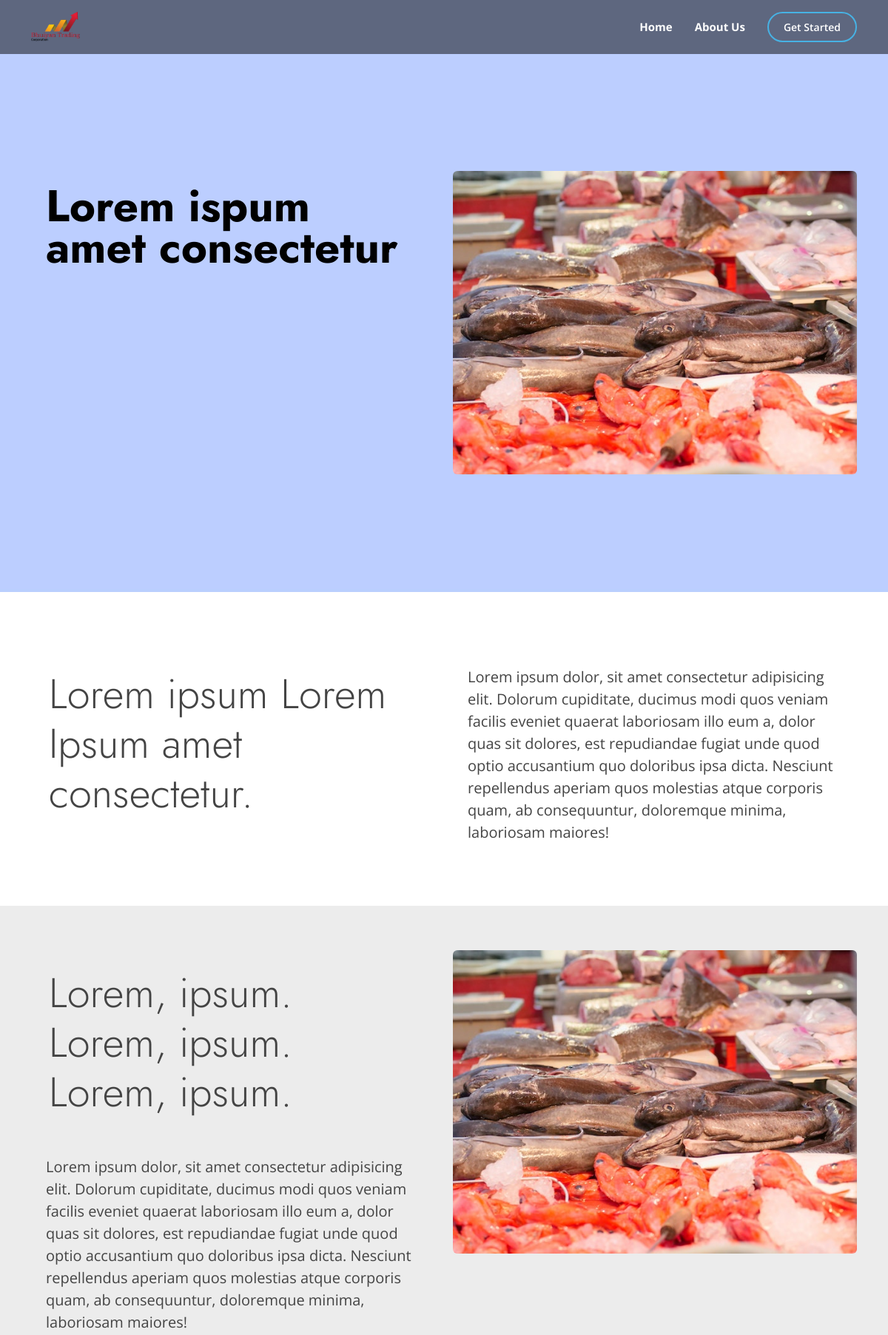
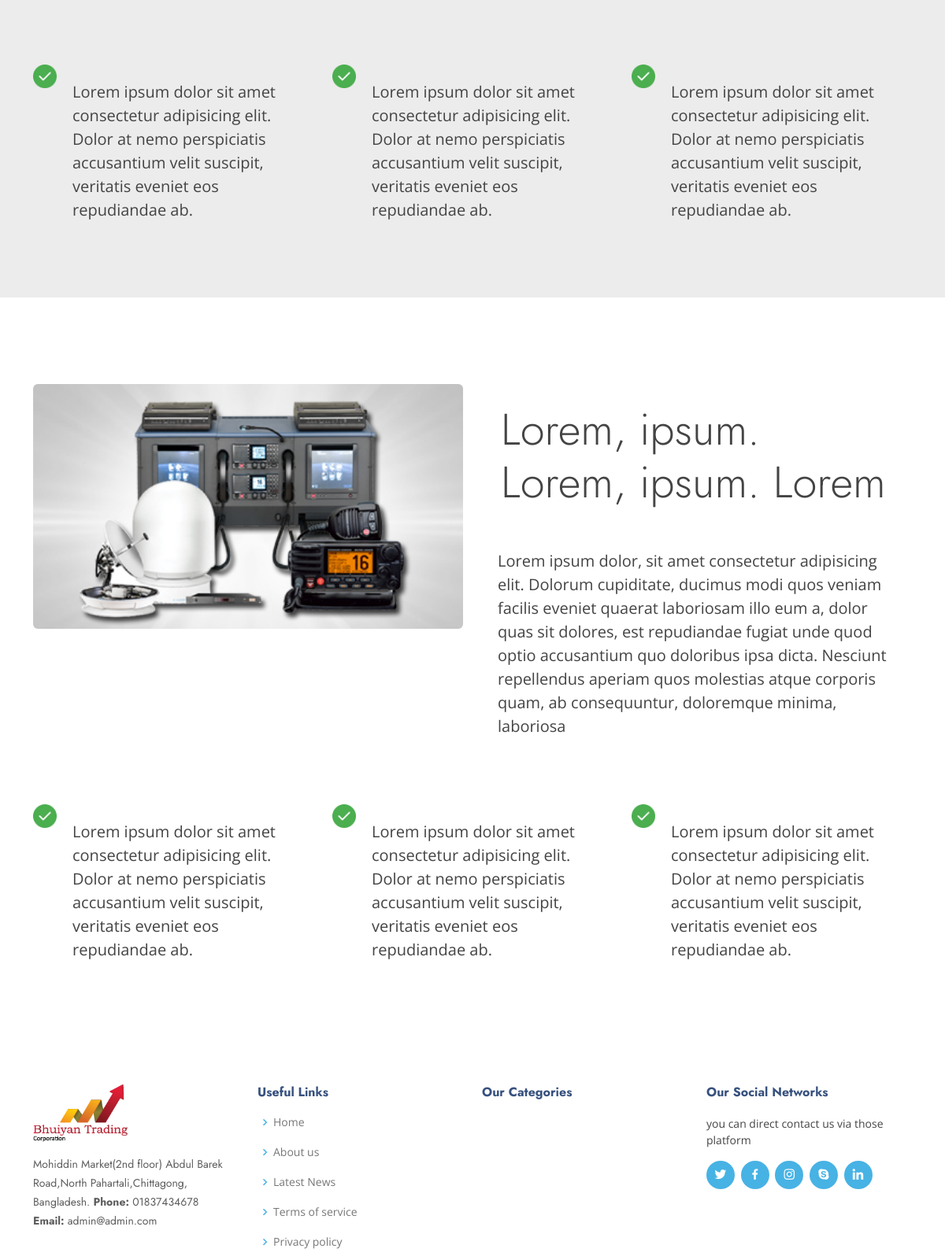
The page /about-us/ (upper part) on the database its author committed (2 pictures, top to bottom).
### backend/models.py (models this page shows)
class Settings(models.Model):
    title = models.CharField(max_length=255)
    phone = models.CharField(max_length=16)
    email = models.EmailField(max_length=255)
    address = models.TextField()
    site_logo = models.ImageField(upload_to=settings_path)
    hero_image = models.ImageField(upload_to=settings_path)
    who_we = models.TextField()
    who_we_image = models.ImageField(upload_to=settings_path)
    future_focused = models.TextField()
    future_forused_img = models.ImageField(upload_to=settings_path)
    about_us = models.TextField()
    about_us_img = models.ImageField(upload_to=settings_path)

class About(models.Model):
    image = models.ImageField(upload_to=settings_path, blank=True)
    title = models.CharField(max_length=255, blank=True)
    text = models.TextField(blank=True)

### frontend/views.py (the view)
# urls.py: path('about-us/', views.AboutView, name="about"),
def AboutView(request):
    settings = Settings.objects.first()
    about = About.objects.all()
    context = {
        'settings' : settings,
        'about' : about
    }
    return render(request, 'about.html', context)

### frontend/templates/about.html
{% extends 'asset2/base.html' %} {% load static %} {% block title %} About us | Bhuiyan Trading Corporation {% endblock %} {% block content %}
<main id="main">
    <section id="hero" class="d-flex align-items-center" style="
    background:  url('{% static 'frontend/assets/img/about/client-banner-bg.d867522e32bf84254096.jpg' %}'); background-position: center;
    background-size: cover;
    background-position: center;
    background-blend-mode: overlay;
    background-repeat: no-repeat;
    width: 100%;
    height: 100vh;
    ">
        <div class="container" data-aos="fade-up">
            <div class="row">
                {% for item in about %} {% if forloop.counter == 1 %}
                <div class="col-12 col-md-6">
                    <h1 style="font-size:60px; padding:20px; color:black">
                        {{item.title}}
                    </h1>
                </div>
                <div class="col-12 col-md-6 ">
                    <div class="image ">
                        <img src="{{item.image.url}} " class="rounded " width="100% " alt="fishes ">
                    </div>
                </div>
                {% endif %} {% endfor %}
            </div>
        </div>
    </section>
    <div class="container mb-5 " style="margin-top: 80px; " data-aos="fade-up ">
        <div class="row ">
            {% for item in about %} {% if forloop.counter == 2 %}
            <div class="col-12 col-md-6 ">
                <h2 class="display-4 display-md-5 p-4 ">
                    {{item.title}}
                </h2>
            </div>
            <div class="col-12 col-md-6 ">
                <p style="font-size: 20px; padding:20px; ">
                    {{item.text}}
                </p>
            </div>
            {% endif %} {% endfor %}
        </div>
    </div>
    <section style="background-color: #ececec; ">
        <div class="container " data-aos="fade-up ">
            <div class="row ">
                {% for item in about %} {% if forloop.counter == 3 %}
                <div class="col-12 col-md-6 ">
                    <h2 class="display-4 display-md-5 p-4 ">
                        {{item.title}}
                    </h2>
                    <p style="font-size: 20px; padding:20px; ">{{item.text}}</p>
                </div>
                <div class="col-12 col-md-6 ">
                    <div class="image ">
                        <img src="{{item.image.url}} " class="rounded " width="100% " alt="fish-image ">
                    </div>
                </div>
                {% endif %} {% endfor %} {% for item in about %} {% if forloop.counter == 4 %}
                <div class="col-12 col-md-4 mt-5 ">
                    <div class=" d-flex text ">
                        <img src="{% static 'frontend/assets/img/about/correct.png' %} " width="30px " height="30px " alt="correct ">
                        <p style="font-size: 20px; padding:20px; ">
                            {{item.text}}
                        </p>
                    </div>
                </div>
                {% endif %} {% endfor %} {% for item in about %} {% if forloop.counter == 5 %}
                <div class="col-12 col-md-4 mt-5 ">
                    <div class=" d-flex text ">
                        <img src="{% static 'frontend/assets/img/about/correct.png' %} " width="30px " height="30px " alt="correct ">
                        <p style="font-size: 20px; padding:20px; ">
                            {{item.text}}
                        </p>
                    </div>
                </div>
                {% endif %} {% endfor %} {% for item in about %} {% if forloop.counter == 6 %}
                <div class="col-12 col-md-4 mt-5 ">
                    <div class=" d-flex text ">
                        <img src="{% static 'frontend/assets/img/about/correct.png' %} " width="30px " height="30px " alt="correct ">
                        <p style="font-size: 20px; padding:20px; ">
                            {{item.text}}
                        </p>
                    </div>
                </div>
                {% endif %} {% endfor %}
            </div>
        </div>
    </section>
    <section style=" margin-top: 50px; ">
        <div class="container " data-aos="fade-up ">
            <div class="row ">
                {% for item in about %} {% if forloop.counter == 7 %}
                <div class="col-12 col-md-6 ">
                    <div class="image ">
                        <img src="{{item.image.url}} " class="rounded " width="100% " alt="fish-image ">
                    </div>
                </div>
                <div class="col-12 col-md-6 ">
                    <h2 class="display-4 display-md-5 p-4 ">
                        {{item.title}}
                    </h2>
                    <p style="font-size: 20px; padding:20px; ">
                        {{item.text}}
                    </p>
                </div>
                {% endif %} {% endfor %} {% for item in about %} {% if forloop.counter == 8 %}
                <div class="col-12 col-md-4 mt-5 ">
                    <div class=" d-flex text ">
                        <img src="{{item.image.url}} " width="30px " height="30px " alt="correct ">
                        <p style="font-size: 20px; padding:20px; ">
                            {{item.text}}
                        </p>
                    </div>
                </div>
                {% endif %} {% endfor %} {% for item in about %} {% if forloop.counter == 9 %}
                <div class="col-12 col-md-4 mt-5 ">
                    <div class=" d-flex text ">
                        <img src="{{item.image.url}} " width="30px " height="30px " alt="correct ">
                        <p style="font-size: 20px; padding:20px; ">
                            {{item.text}}
                        </p>
                    </div>
                </div>
                {% endif %} {% endfor %} {% for item in about %} {% if forloop.counter == 10 %}
                <div class="col-12 col-md-4 mt-5 ">
                    <div class=" d-flex text ">
                        <img src="{{item.image.url}} " width="30px " height="30px " alt="correct ">
                        <p style="font-size: 20px; padding:20px; ">
                            {{item.text}}
                        </p>
                    </div>
                </div>
                {% endif %} {% endfor %}
            </div>
        </div>
    </section>
</main>
{% endblock %}

### frontend/templates/asset2/header.html (shortened to what this page needs)
<header id="header" class="fixed-top" style="background: rgba(0,0,0,0.5);">
    <div class="container d-flex align-items-center">
        <h1 class="logo me-auto">
            <a class="logo me-auto" href="{% url 'frontend:home' %}">
                <img src="{{settings.site_logo.url}}" class="img-fluid" />
            </a>
        </h1>
        <nav id="navbar" class="navbar">
            <ul>
                <li><a class="nav-link scrollto" href="{% url 'frontend:home' %}"><strong>Home</strong></a></li>
                <li><a class="nav-link scrollto" href="{% url 'frontend:about' %}"><strong>About Us</strong></a></li>
                <li><a class="getstarted scrollto" href="">Get Started</a></li>
            </ul>
        </nav>
    </div>
</header>

### frontend/templates/asset2/footer.html (shortened to what this page needs)
<footer id="footer">
    <div class="footer-top">
        <div class="container">
            <div class="row">
                <div class="col-lg-3 col-md-6 footer-contact">
                    <a href="#" class="mb-2">
                        <img src="{{settings.site_logo.url}}" class="mb-3 img-fluid" width="120px" alt="logo">
                    </a>
                    <p>
                        {{settings.address}}
                        <strong>Phone:</strong> {{settings.phone}}<br>
                        <strong>Email:</strong> {{settings.email}}<br>
                    </p>
                </div>
                <div class="col-lg-3 col-md-6 footer-links">
                    <h4>Useful Links</h4>
                    <ul>
                        <li><i class="bx bx-chevron-right"></i> <a href="#">Home</a></li>
                        <li><i class="bx bx-chevron-right"></i> <a href="#">About us</a></li>
                        <li><i class="bx bx-chevron-right"></i> <a href="#">Latest News</a></li>
                        <li><i class="bx bx-chevron-right"></i> <a href="#">Terms of service</a></li>
                        <li><i class="bx bx-chevron-right"></i> <a href="#">Privacy policy</a></li>
                    </ul>
                </div>
                <div class="col-lg-3 col-md-6 footer-links">
                    <h4>Our Categories</h4>
                </div>
                <div class="col-lg-3 col-md-6 footer-links">
                    <h4>Our Social Networks</h4>
                    <p>you can direct contact us via those platform</p>
                    <div class="social-links mt-3">
                        <a href="#" class="twitter"><i class="bx bxl-twitter"></i></a>
                        <a href="#" class="facebook"><i class="bx bxl-facebook"></i></a>
                        <a href="#" class="instagram"><i class="bx bxl-instagram"></i></a>
                        <a href="#" class="google-plus"><i class="bx bxl-skype"></i></a>
                        <a href="#" class="linkedin"><i class="bx bxl-linkedin"></i></a>
                    </div>
                </div>
            </div>
        </div>
    </div>
</footer>

### static/frontend/assets/css/style.css (style rules this page uses)
body { font-family: "Open Sans", sans-serif; color: #444444; }
a { color: #47b2e4; text-decoration: none; }
h1, h2, h3, h4, h5, h6 { font-family: "Jost", sans-serif; }
#header { transition: all 0.5s; z-index: 997; padding: 15px 0; }
#header .logo { font-size: 30px; margin: 0; padding: 0; line-height: 1; font-weight: 500; letter-spacing: 2px; text-transform: uppercase; }
#header .logo a { color: #fff; }
#header .logo img { max-height: 40px; }
.navbar { padding: 0; }
.navbar ul { margin: 0; padding: 0; display: flex; list-style: none; align-items: center; }
.navbar li { position: relative; }
.navbar a, .navbar a:focus { display: flex; align-items: center; justify-content: space-between; padding: 10px 0 10px 30px; font-size: 15px; font-weight: 500; color: #fff; white-space: nowrap; transition: 0.3s; }
.navbar .getstarted, .navbar .getstarted:focus { padding: 8px 20px; margin-left: 30px; border-radius: 50px; color: #fff; font-size: 14px; border: 2px solid #47b2e4; font-weight: 600; }
#hero { width: 100%; height: 80vh; background: #37517e; }
#hero .container { padding-top: 72px; }
#hero h1 { margin: 0 0 10px 0; font-size: 48px; font-weight: 700; line-height: 56px; color: #fff; }
section { padding: 60px 0; overflow: hidden; }
#footer { font-size: 14px; background: #37517e; }
#footer .footer-top { padding: 60px 0 30px 0; background: #fff; }
#footer .footer-top .footer-contact { margin-bottom: 30px; }
#footer .footer-top .footer-contact p { font-size: 14px; line-height: 24px; margin-bottom: 0; font-family: "Jost", sans-serif; color: #5e5e5e; }
#footer .footer-top h4 { font-size: 16px; font-weight: bold; color: #37517e; position: relative; padding-bottom: 12px; }
#footer .footer-top .footer-links { margin-bottom: 30px; }
#footer .footer-top .footer-links ul { list-style: none; padding: 0; margin: 0; }
#footer .footer-top .footer-links ul i { padding-right: 2px; color: #47b2e4; font-size: 18px; line-height: 1; }
#footer .footer-top .footer-links ul li { padding: 10px 0; display: flex; align-items: center; }
#footer .footer-top .footer-links ul li:first-child { padding-top: 0; }
#footer .footer-top .footer-links ul a { color: #777777; transition: 0.3s; display: inline-block; line-height: 1; }
#footer .footer-top .social-links a { font-size: 18px; display: inline-block; background: #47b2e4; color: #fff; line-height: 1; padding: 8px 0; margin-right: 4px; border-radius: 50%; text-align: center; width: 36px; height: 36px; transition: 0.3s; }

### rows shown on the page
Settings: site_logo (picture), address "Mohiddin Market(2nd floor) Abdul Barek Road,North Pahartali,Chittagong, Bangladesh.", phone "01837434678", email "admin@admin.com"
About: title "Lorem ispum amet consectetur", image (picture)
About: title "Lorem ipsum Lorem Ipsum amet consectetur.", text "Lorem ipsum dolor, sit amet consectetur adipisicing elit. Dolorum cupiditate, ducimus modi quos veniam facilis eveniet quaerat laboriosam illo eum a, dolor quas sit dolores, est repudiandae fugiat unde quod optio accusantium quo doloribus ipsa dicta. Nesciunt repellendus aperiam quos molestias atque corporis quam, ab consequuntur, doloremque minima, laboriosam maiores!"
About: title "Lorem, ipsum. Lorem, ipsum. Lorem, ipsum.", text "Lorem ipsum dolor, sit amet consectetur adipisicing elit. Dolorum cupiditate, ducimus modi quos veniam facilis eveniet quaerat laboriosam illo eum a, dolor quas sit dolores, est repudiandae fugiat unde quod optio accusantium quo doloribus ipsa dicta. Nesciunt repellendus aperiam quos molestias atque corporis quam, ab consequuntur, doloremque minima, laboriosam maiores!", image (picture)
About: text "Lorem ipsum dolor sit amet consectetur adipisicing elit. Dolor at nemo perspiciatis accusantium velit suscipit, veritatis eveniet eos repudiandae ab."
About: text "Lorem ipsum dolor sit amet consectetur adipisicing elit. Dolor at nemo perspiciatis accusantium velit suscipit, veritatis eveniet eos repudiandae ab."
About: text "Lorem ipsum dolor sit amet consectetur adipisicing elit. Dolor at nemo perspiciatis accusantium velit suscipit, veritatis eveniet eos repudiandae ab."
About: image (picture), title "Lorem, ipsum. Lorem, ipsum. Lorem", text "Lorem ipsum dolor, sit amet consectetur adipisicing elit. Dolorum cupiditate, ducimus modi quos veniam facilis eveniet quaerat laboriosam illo eum a, dolor quas sit dolores, est repudiandae fugiat unde quod optio accusantium quo doloribus ipsa dicta. Nesciunt repellendus aperiam quos molestias atque corporis quam, ab consequuntur, doloremque minima, laboriosa"
About: image (picture), text "Lorem ipsum dolor sit amet consectetur adipisicing elit. Dolor at nemo perspiciatis accusantium velit suscipit, veritatis eveniet eos repudiandae ab."
About: image (picture), text "Lorem ipsum dolor sit amet consectetur adipisicing elit. Dolor at nemo perspiciatis accusantium velit suscipit, veritatis eveniet eos repudiandae ab."
About: image (picture), text "Lorem ipsum dolor sit amet consectetur adipisicing elit. Dolor at nemo perspiciatis accusantium velit suscipit, veritatis eveniet eos repudiandae ab."
